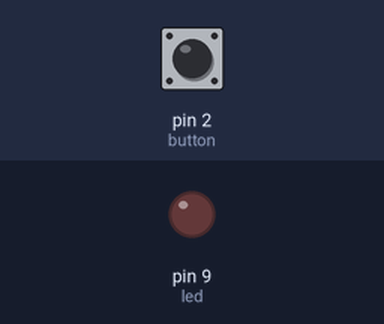
Simulated run of this sketch. Board: Arduino Uno, built with avr-gcc and run on an emulated ATmega328P. Shown: output pins drawn as LEDs (lit = HIGH). The inputs (shaded band) are chosen by the test bench; at power-on: pin 2 (button) HIGH.

Above: at 1.2 s.
1.3 s: pin 2 (button) pulled LOW for 0.15 s
At 2.4 s:
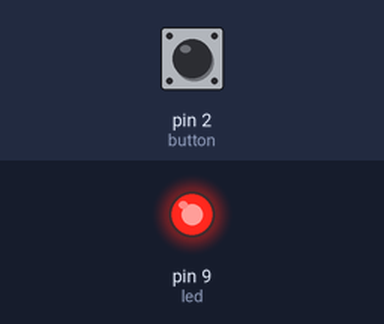
2.9 s: pin 2 (button) pulled LOW for 1 s
At 3.6 s:
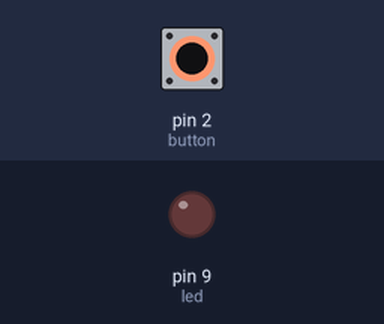
5.4 s: pin 2 (button) pulled LOW for 3.2 s
At 6.7 s:
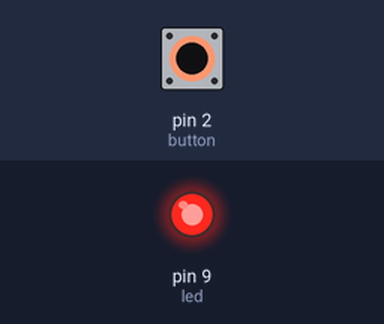
Timing chart, 0 to 8.4 s (numbered marks = the images above; inputs shaded):
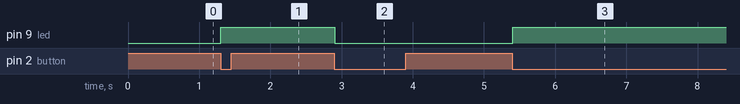

Measured:
- after the input at 1.3 s, pin 9 (led): LOW → HIGH at once
- after the input at 2.9 s, pin 9 (led): HIGH → LOW at once
- after the input at 5.4 s, pin 9 (led): LOW → HIGH at once

The sketch:

sketch.ino
```cpp
const int led = 9;    // LED on port 9
const int button = 2; // button on port 2
int lastButton = LOW; // last state of button
int curButton = LOW;  // current state of button
int ledOn = LOW;      // current state of LED

// Функция подавления дребезга last — предыдущее состояние кнопки
int debounce (int last){
	int current = digitalRead(button);
	if (last != current) { // если состояние изменилось
		delay(5); // задержка для подавления дребезга
		current = digitalRead(button);
	}
	return current;
}

void setup() {
	pinMode(led, OUTPUT);           // порт светодиода как выход
	digitalWrite(led, LOW);          // выключить светодиод

	pinMode(button, INPUT_PULLUP);   // порт кнопки как вход с подтягивающим резистором
}

void loop() {
	curButton = debounce(lastButton);
	if (lastButton == HIGH && curButton == LOW) { // если кнопка нажата
		ledOn = !ledOn;            // переключаем состояние светодиода
		digitalWrite(led, ledOn);
	}
	lastButton = curButton;
}
```
